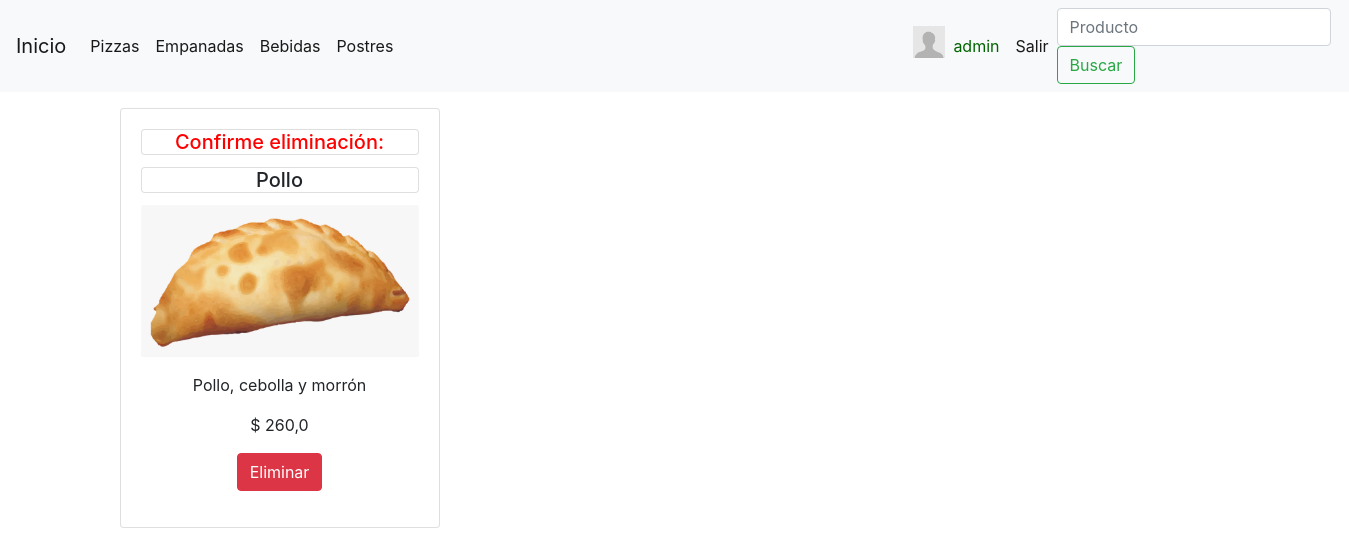
The page /eliminar_empanada/1/ (signed in) on the database its author committed.
### pizza_web/models.py (models this page shows)
class empanada (models.Model):
    nombre= models.CharField(max_length=30, unique=True)
    ingredientes=models.CharField(max_length= 60)
    precio=models.FloatField()
    apto_delivery=models.BooleanField()
    foto =  models.ImageField(upload_to= 'empanadas', blank=True, null=True)

### pizza_web/views.py (the view)
def eliminar_empanada_view(request, pk):
    empanada_eliminada=empanada.objects.get(id=pk)
    if request.method ==  'GET':
        context = {'empanada_eliminada': empanada_eliminada}
    else:
        empanada_eliminada.delete()
        return redirect ('empanadas')
    return render(request, 'eliminar_empanada.html', context=context)

### templates/eliminar_empanada.html (shortened to what this page needs)
{% extends 'base.html' %}
{% block contenido %}
{% if empanada_eliminada %}
    <div class="container">
        <div class="card-columns mt-3">
          <div class="card text-center" style="width: 20rem; align-items: center;">
            <div class="card-body" style="align-content: center">
                <h5 class="card text-center" style="color:red">Confirme eliminación:</h5>
                <h5 class="card text-center">{{empanada_eliminada.nombre}}</h5>
                {% if empanada_eliminada.foto %}
                <img src="{{empanada_eliminada.foto.url}}" class="card-img-top" >
                {% endif %}
                <p class="card-text" style="margin-top:1rem;">{{empanada_eliminada.ingredientes}}</p>
                <p class="card-text">$ {{empanada_eliminada.precio}}</p>
                {% if request.user.is_superuser %}
                <form action = "/eliminar_empanada/{{empanada_eliminada.id}}/" method = 'POST' style="margin-bottom: 1rem;" >
                    <button class="btn btn-danger" type="submit" >Eliminar</button>
                    </form>
                {% endif %}
            </div>
          </div>
        </div>
        </div>
{% endif %}
{% endblock %}

### templates/base.html (shortened to what this page needs)
<!DOCTYPE html>
<html lang="en">
<head>
    <link rel="stylesheet" href="https://cdn.jsdelivr.net/npm/bootstrap@4.6.1/dist/css/bootstrap.min.css"
>
</head>
<body><nav class="navbar navbar-expand-lg navbar-light bg-light">
  <a class="navbar-brand" href="/">Inicio</a>
  <div class="collapse navbar-collapse" id="navbarSupportedContent">
    <ul class="navbar-nav mr-auto">
      <li class="nav-item active">
        <a class="nav-link" href="/pizzas/">Pizzas <span class="sr-only">(current)</span></a>
      </li>
      <li class="nav-item">
        <a class="nav-link active" href="/empanadas/">Empanadas</a>
      </li>
      <li class="nav-item">
        <a class="nav-link active" href="/bebidas/">Bebidas</a>
      </li>
      <li class="nav-item" style="margin-right:32rem">
        <a class="nav-link active" href="/postres/">Postres</a>
      </li>
      {% if request.user.is_authenticated  %}
      {% if request.user.image %}
      <li class="nav-item">
        <img src='{{request.user.image.url}}' style=height:2rem>
      </li>
      {% else %}
      <li class="nav-item">
        <img src='anonimo.png' style=height:2rem  >
      </li>
      {% endif %}
      <li class="nav-item">
        <a class="nav-link active" style="color:darkgreen" href="/accounts/profile/">{{request.user.username}}</a>
      </li>
      <li class="nav-item">
        <a class="nav-link active" href="/logout/">Salir</a>
      </li>
      {% endif %}
    </ul>
  <form class="form-inline my-2 my-lg-0" action = "/buscar/" method = "GET">
      <input class="form-control mr-sm-2" type="text" placeholder="Producto" aria-label="Search" name = 'search'>
      <button class="btn btn-outline-success my-2 my-sm-0" type="submit">Buscar</button>
  </form>
  </div>
</nav>
      {% block contenido %}
      {%endblock%}
<br>
<br>
<br>
</body>
</html>

### rows shown on the page
empanada: nombre "Pollo", foto (picture), ingredientes "Pollo, cebolla y morrón", precio "260,0"

### other values the page prints
{{ request.user.username }} "admin"
